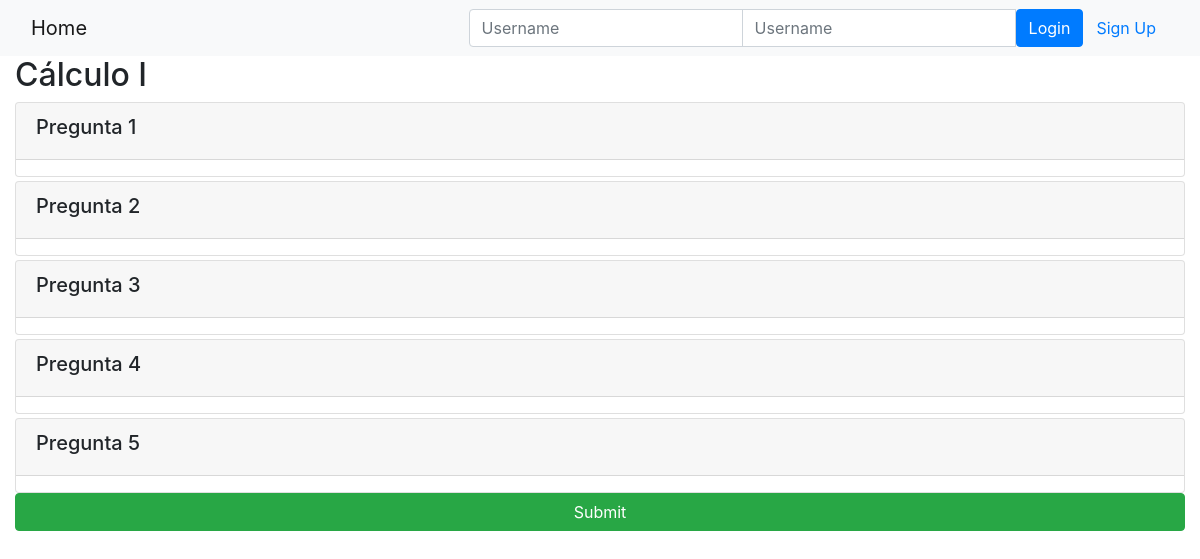
Page /onlinecourse/1/ on the earlier database version.
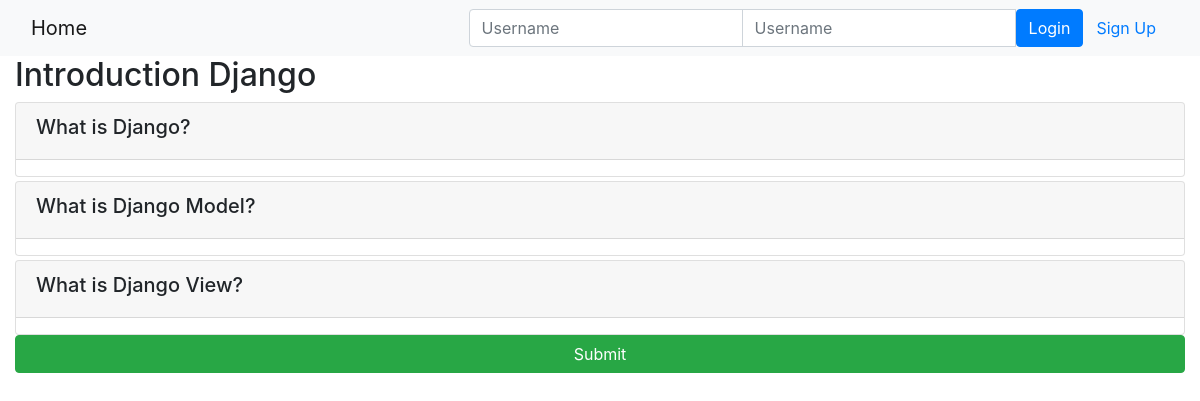
Same page on the later database version.
### onlinecourse/models.py (models this page shows, shortened)
class Course(models.Model):
    name = models.CharField(null=False, max_length=30, default='online course')
    image = models.ImageField(upload_to='course_images/')
    description = models.CharField(max_length=1000)
    pub_date = models.DateField(null=True)
    instructors = models.ManyToManyField(Instructor)
    users = models.ManyToManyField(settings.AUTH_USER_MODEL, through='Enrollment')
    total_enrollment = models.IntegerField(default=0)
    is_enrolled = False

class Question(models.Model):
    lesson = models.ForeignKey(Course, on_delete=models.CASCADE)
    question_text = models.TextField()
    grade = models.IntegerField(default=0)

### onlinecourse/views.py (the view)
# urls.py: path('<int:pk>/', views.CourseDetailView.as_view(), name='course_details'),
class CourseDetailView(generic.DetailView):
    model = Course
    template_name = 'onlinecourse/course_detail_bootstrap.html'

### onlinecourse/templates/onlinecourse/course_detail_bootstrap.html (shortened to what this page needs)
<!DOCTYPE html>
<html lang="en">
<head>
     {% load static %}
    <link rel="stylesheet" href="https://maxcdn.bootstrapcdn.com/bootstrap/4.5.2/css/bootstrap.min.css">
</head>
<body>
    <nav class="navbar navbar-light bg-light">
        <div class="container-fluid">
            <div class="navbar-header">
                  <a class="navbar-brand" href="{% url 'onlinecourse:index' %}">Home</a>
            </div>
            <ul class="nav navbar-nav navbar-right">
                {% if user.is_authenticated %}
                <li>
                    <a class="btn btn-link" href="#">{{ user.first_name }}({{ user.username }})</a>
                    <a class="btn btn-link" href="{% url 'onlinecourse:logout' %}">Logout</a>
                </li>
                {% else %}
                <li>
                    <form class="form-inline" action="{% url 'onlinecourse:login' %}" method="post">
                        <div class="input-group">
                            <input type="text" class="form-control" placeholder="Username" name="username" >
                            <input type="password" class="form-control" placeholder="Username" name="psw" >
                            <button class="btn btn-primary" type="submit">Login</button>
                            <a class="btn btn-link" href="{% url 'onlinecourse:registration' %}">Sign Up</a>
                        </div>
                    </form>
                </li>
                {% endif %}
            </ul>
        </div>
    </nav>
    <div class="container-fluid">
            <h2>{{ course.name }}</h2>
            <form id="questionform" action="point to a submit view" method="post">
                    {% for question in course.question_set.all %}
                        <div class="card mt-1">
                            <div class="card-header"><h5>{{ question.question_text}}</h5></div>
                        </div>
                    {% endfor %}
                    <input class="btn btn-success btn-block" type="submit" value="Submit">
            </form>
    </div>
</body>
</html>

Differences in the rows shown:
removed Question: question_text "Pregunta 4"
removed Question: question_text "Pregunta 5"
changed Course: name "Cálculo I" → "Introduction Django"
changed Question: question_text "Pregunta 1" → "What is Django?"
changed Question: question_text "Pregunta 2" → "What is Django Model?"
changed Question: question_text "Pregunta 3" → "What is Django View?"
